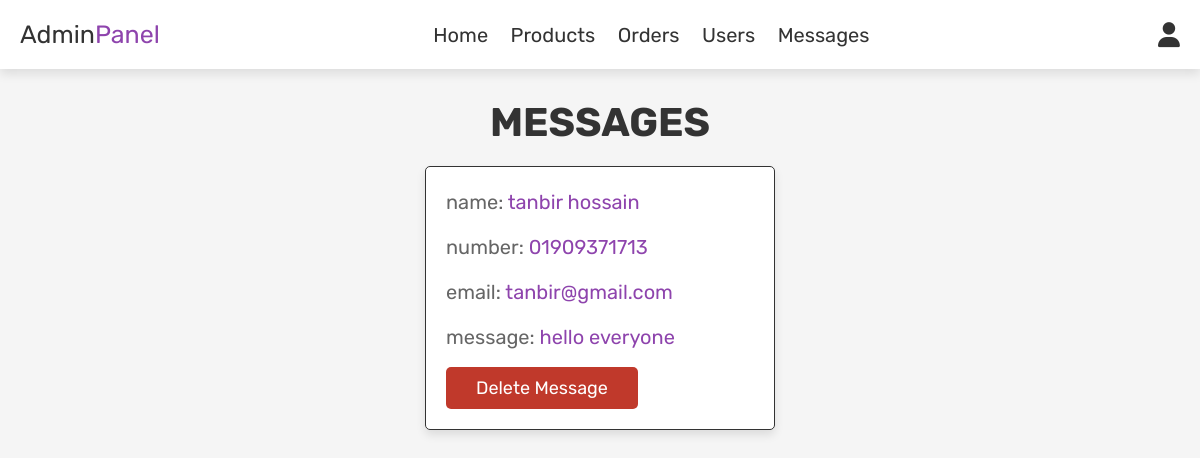
Page /admin_contacts.php (signed in) on the committed database.
### tables this page shows
CREATE TABLE `message` (
  `id` int(100) NOT NULL,
  `user_id` int(100) NOT NULL,
  `name` varchar(100) NOT NULL,
  `email` varchar(100) NOT NULL,
  `number` varchar(12) NOT NULL,
  `message` varchar(500) NOT NULL
);

### admin_contacts.php (the view, shortened to what this page needs)
<?php
include 'connect.php';
?>
<!DOCTYPE html>
<html lang="en">
<head>
     <link rel="stylesheet" href="https://cdnjs.cloudflare.com/ajax/libs/font-awesome/6.4.0/css/all.min.css" />
     <link rel="stylesheet" href="admin_style.css">
</head>
<body>
<?php
include 'admin_header.php';
?>
<section class="messages">
    <h1 class="title">  messages</h1>
    <div class="box-container">
    <?php
        $select_message = mysqli_query($conn, "SELECT * FROM `message`") or die('query failed');
        if(mysqli_num_rows($select_message) > 0){
            while($fetch_message = mysqli_fetch_assoc($select_message)){
    ?>
    <div class="box">
        <p>name: <span><?php echo $fetch_message['name']; ?></span></p>
        <p>number: <span><?php echo $fetch_message['number']; ?></span></p>
        <p>email: <span><?php echo $fetch_message['email']; ?></span></p>
        <p>message: <span><?php echo $fetch_message['message']; ?></span></p>
        <a href="admin_contacts.php?delete=<?php echo $fetch_message['id'] ; ?>" onclick="return confirm('delete this message!');" class="delete-btn">delete message</a>
    </div>
    <?php
        };
    }else{
        echo '<p class="empty">you have no messages!</p>';
    }
    ?>
    </div>
</section>
</body>
</html>

### admin_style.css (style rules this page uses)
:root { --purple:#8e44ad; --red:#c0392b; --orange:#f39c12; --black:#333; --white:#fff; --light-color:#666; --light-white:#ccc; --light-bg:#f5f5f5; --border:.1rem solid var(--black); --box-shadow:0 .5rem 1rem rgba(0,0,0,.1); }
* { font-family: 'Rubik', sans-serif; margin:0; padding:0; box-sizing: border-box; outline: none; border:none; text-decoration: none; transition:all .2s linear; }
html { font-size: 62.5%; overflow-x: hidden; }
body { background-color: var(--light-bg); }
section { padding: 3rem 2rem; }
.title { text-align: center; margin-bottom: 2rem; text-transform: uppercase; color: var(--black); font-size: 4rem; }
.btn, .option-btn, .delete-btn, .white-btn { display: inline-block; margin-top: 1rem; padding: 1rem 3rem; cursor: pointer; color: var(--white); font-size: 1.8rem; border-radius: .5rem; text-transform: capitalize; }
.delete-btn { background-color: var(--red); }
.messages .box-container { display: grid; grid-template-columns: repeat(auto-fit, 35rem); justify-content: center; gap: 1.5rem; max-width: 1200px; margin: 0 auto; align-items: flex-start; }
.messages .box-container .box { background-color: var(--white); padding: 2rem; border: var(--border); box-shadow: var(--box-shadow); border-radius: .5rem; }
.messages .box-container .box p { padding-bottom: 1.5rem; font-size: 2rem; color: var(--light-color); line-height: 1.5; }
.messages .box-container .box p span { color: var(--purple); }
.messages .box-container .box .delete-btn { margin-top: 0; }

### rows in the picture
message: name "tanbir hossain", number "01909371713", email "tanbir@gmail.com", message "hello everyone"
